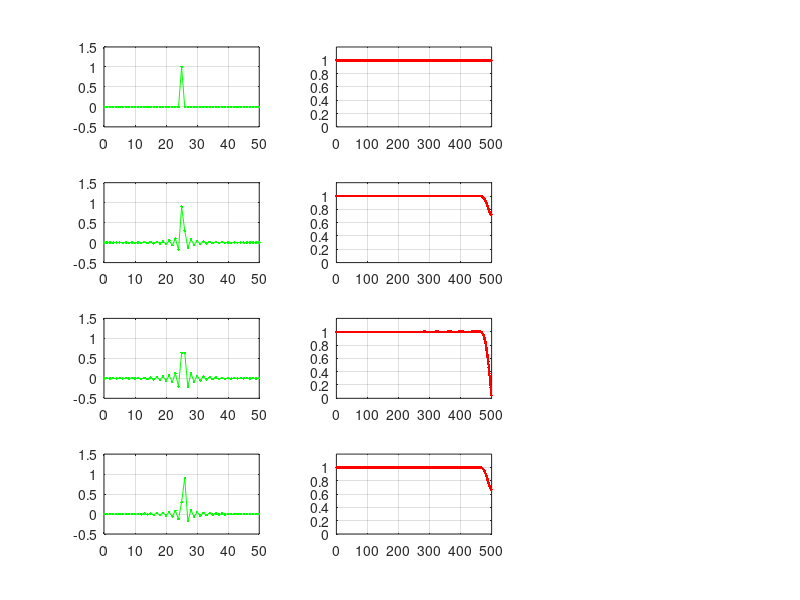
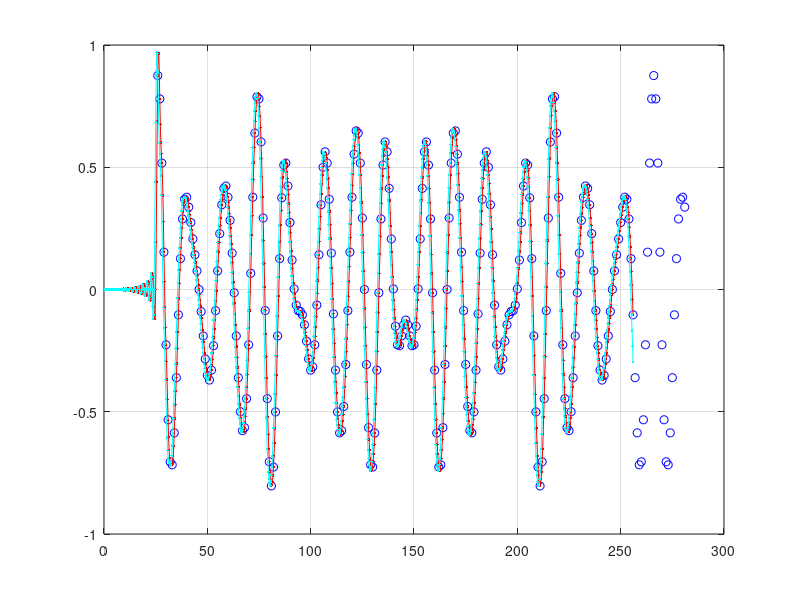

Recreate these plots in MATLAB, in order.
% demo_interpolacji_polifazowej.m
% 
%
% P.Korohoda, 26/10/2021 (na podstawie kilku wczesniejszych demonstracji);

clc; clear; close all;

Mpr=4; % krotnosc nadprobkowania;
fpr=1000;  dt=1/fpr;  N=2^8;  Npr=N*Mpr; t=0:dt:(N-1)*dt;  dtM=dt/Mpr; tpr=0:dtM:(Npr-1)*dtM;

dlugosc_filtru=3;
typ_filtru=2;
sygnal_testowy=2;

switch sygnal_testowy
    case 1, f1=fpr/10; x=cos(2*pi*f1*t);  xref=cos(2*pi*f1*tpr);
    case 2, f1=fpr*[1/16, 1/12, 1/10]; A=[1/2, 1/4 ,1/8];
            x=A(1)*cos(2*pi*f1(1)*t); xref=A(1)*cos(2*pi*f1(1)*tpr);
            for k=2:3, x=x+A(k)*cos(2*pi*f1(k)*t); xref=xref+A(k)*cos(2*pi*f1(k)*tpr);end;
    case 3, K=5; f1=fpr*rand(1,K)/2; A=rand(1,K);
            x=A(1)*cos(2*pi*f1(1)*t);  xref=A(1)*cos(2*pi*f1(1)*tpr);
            for k=2:K, x=x+A(k)*cos(2*pi*f1(k)*t);  xref=xref+A(k)*cos(2*pi*f1(k)*tpr);end;
end

switch dlugosc_filtru
    case 1, Mh=10;
    case 2, Mh=11;
    case 3, Mh=50;
    case 4, Mh=51;
end

n=0:Mh; D0=floor(Mh/2);
H(1,:)=zeros(1,Mh); H(1,D0+1)=1;
for k=1:Mpr-1
    D=floor(Mh/2)+k/Mpr; % opoznienie pojedynczego filtru w banku;
    switch typ_filtru
        case 1, h=sinc(n-D);
        case 2, w=hamming(Mh+1); h=sinc(n-D).*w';
    end        
    H(k+1,1:Mh+1)=h;
end

% filtrujemy bankiem filtrow:
y=zeros(1,Mpr*N);
for k=0:Mpr-1
    y0=filter(H(k+1,:),1,x);
    Y(1+k,:)=y0;
    y(1+(Mpr-k-1):Mpr:end)=y0;
end

% dd=1/Mpr; nh=0:Mh;
for k=1:Mpr
   hh(k,:)=H(k,:);
   h0(k:Mpr:Mpr*(Mh+1))=fliplr(hh(k,:));
end    

x2=zeros(1,Mpr*N); x2(1:Mpr:Mpr*N)=x;
y2=filter(h0,1,x2); % filtracja jednym "calosciowym" filtrem po wstawieniu zer do sygnalu;

nx=0:N; nx=nx(1:end-1);
n1=(1:Mpr*N)/Mpr;

    figure(1);
        for k=1:Mpr
            [H1,f2]=freqz(H(k,:),1,1000,fpr);
            subplot(Mpr,3,3*k-2); plot(0:Mh,H(k,:),'g.-'); grid on; ylim([-0.5,1.5]);            
            subplot(Mpr,3,3*k-1); plot(f2,abs(H1),'r.-'); grid on; ylim([0,1.2]);
%             subplot(Mpr,3,3*k); plot(f2,angle(H1)/pi,'b.-'); grid on;
        end
            %     figure(3);
            %     [H1,f2]=freqz(H(2,:),1,1000,fpr);
            %     plot(f2,angle(H1)/pi,'r.-'); grid on; hold on;
            %     [H1,f2]=freqz(H(3,:),1,1000,fpr);
            %     plot(f2,angle(H1)/pi,'b.-'); grid on; hold on;

            %     return;
        
    figure(2); clf;
        plot(nx+floor(Mh/2)+1,x,'bo'); grid on; hold on;
        plot(n1,y,'r.-');
        plot(n1,y2,'c.-');
        
% EOF